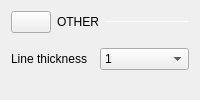
                <widget class="QWidget" name="wAppearanceContainer" native="true">
                 <layout class="QVBoxLayout" name="verticalLayout_13">
                  <item>
                   <layout class="QHBoxLayout" name="horizontalLayout_11">
                    <property name="topMargin">
                     <number>0</number>
                    </property>
                    <item>
                     <widget class="QPushButton" name="btnAppearanceCollapse">
                      <property name="minimumSize">
                       <size>
                        <width>0</width>
                        <height>0</height>
                       </size>
                      </property>
                      <property name="maximumSize">
                       <size>
                        <width>16777215</width>
                        <height>16777215</height>
                       </size>
                      </property>
                      <property name="text">
                       <string/>
                      </property>
                      <property name="checkable">
                       <bool>true</bool>
                      </property>
                      <property name="checked">
                       <bool>false</bool>
                      </property>
                      <property name="subsection_arrow_button" stdset="0">
                       <bool>true</bool>
                      </property>
                     </widget>
                    </item>
                    <item>
                     <widget class="QLabel" name="label_8">
                      <property name="text">
                       <string>OTHER</string>
                      </property>
                      <property name="subsection_label" stdset="0">
                       <bool>true</bool>
                      </property>
                     </widget>
                    </item>
                    <item>
                     <widget class="Line" name="line_5">
                      <property name="sizePolicy">
                       <sizepolicy hsizetype="Expanding" vsizetype="Fixed">
                        <horstretch>0</horstretch>
                        <verstretch>0</verstretch>
                       </sizepolicy>
                      </property>
                      <property name="minimumSize">
                       <size>
                        <width>0</width>
                        <height>1</height>
                       </size>
                      </property>
                      <property name="maximumSize">
                       <size>
                        <width>16777215</width>
                        <height>1</height>
                       </size>
                      </property>
                      <property name="orientation">
                       <enum>Qt::Horizontal</enum>
                      </property>
                      <property name="subsection_line" stdset="0">
                       <bool>true</bool>
                      </property>
                     </widget>
                    </item>
                   </layout>
                  </item>
                  <item>
                   <widget class="QWidget" name="wAppearance" native="true">
                    <layout class="QVBoxLayout" name="verticalLayout_6">
                     <property name="spacing">
                      <number>0</number>
                     </property>
                     <property name="leftMargin">
                      <number>0</number>
                     </property>
                     <property name="topMargin">
                      <number>0</number>
                     </property>
                     <property name="rightMargin">
                      <number>0</number>
                     </property>
                     <item>
                      <layout class="QHBoxLayout" name="horizontalLayout_13">
                       <property name="spacing">
                        <number>0</number>
                       </property>
                       <property name="bottomMargin">
                        <number>0</number>
                       </property>
                       <item>
                        <layout class="QVBoxLayout" name="verticalLayout_12">
                         <property name="spacing">
                          <number>0</number>
                         </property>
                         <property name="rightMargin">
                          <number>0</number>
                         </property>
                         <property name="bottomMargin">
                          <number>0</number>
                         </property>
                         <item>
                          <widget class="QLabel" name="label_10">
                           <property name="text">
                            <string>Line thickness</string>
                           </property>
                          </widget>
                         </item>
                        </layout>
                       </item>
                       <item>
                        <widget class="QComboBox" name="cbLineThickness">
                         <property name="minimumSize">
                          <size>
                           <width>0</width>
                           <height>0</height>
                          </size>
                         </property>
                         <property name="currentIndex">
                          <number>1</number>
                         </property>
                         <item>
                          <property name="text">
                           <string>0.5</string>
                          </property>
                         </item>
                         <item>
                          <property name="text">
                           <string>1</string>
                          </property>
                         </item>
                         <item>
                          <property name="text">
                           <string>1.5</string>
                          </property>
                         </item>
                         <item>
                          <property name="text">
                           <string>2</string>
                          </property>
                         </item>
                         <item>
                          <property name="text">
                           <string>2.5</string>
                          </property>
                         </item>
                         <item>
                          <property name="text">
                           <string>3</string>
                          </property>
                         </item>
                         <item>
                          <property name="text">
                           <string>3.5</string>
                          </property>
                         </item>
                         <item>
                          <property name="text">
                           <string>4</string>
                          </property>
                         </item>
                         <item>
                          <property name="text">
                           <string>4.5</string>
                          </property>
                         </item>
                         <item>
                          <property name="text">
                           <string>5</string>
                          </property>
                         </item>
                        </widget>
                       </item>
                      </layout>
                     </item>
                    </layout>
                   </widget>
                  </item>
                 </layout>
                </widget>
